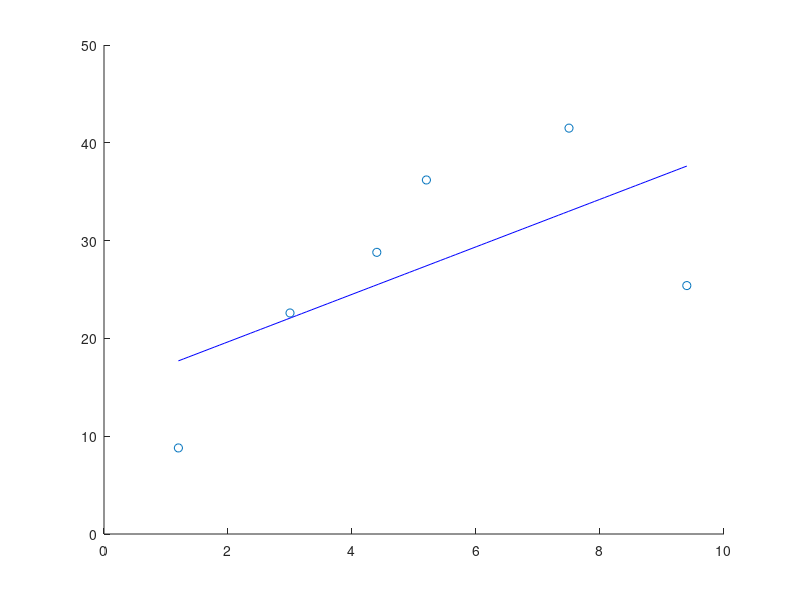

The MATLAB source for this figure:
function f = problem1()
distance=[5.2,4.4,3.0,1.2,7.5,9.4];
damage=[36.2,28.8,22.6,8.8,41.5,25.4];
%a
scatter(distance,damage)
%b
covariance=cov(distance,damage);
covariance
corelation=corrcoef(distance,damage);
corelation
%c
p = polyfit(distance,damage,1);
sum=0;
alpha=p(1)
beta=p(2)
for k=1:6
    sum=sum+(alpha*distance(k)+beta-damage(k))^2;
end
sum
xi=linspace(min(distance),max(distance))
yi=alpha*xi+beta;
hold on
plot(xi,yi,'b')
% yCalc1 = p(1)*distance;
% hold on
% plot(distance,yCalc1)